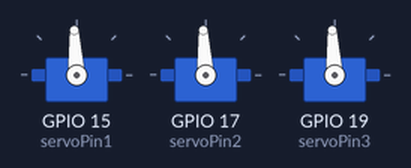
Simulated run of this sketch. Board: ESP32. On the bench: 3 × servo. WiFi joins after 1.5 s; servers stay silent unless stated; what the sketch prints to the serial monitor is not drawn.

Above: at 2.3 s.
Timing chart, 0 to 3.8 s (numbered marks = the images above):
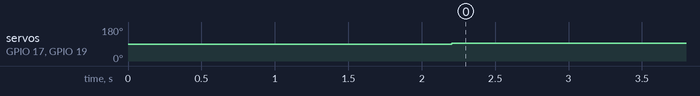

Measured:
- by itself, servo on GPIO 17 (servoPin2), servo on GPIO 19 (servoPin3): 90° → 93° at 2.2 s

The sketch:

main.ino
```cpp
#include <WiFi.h>
#include <ArduinoWebsockets.h>
#include <ESPmDNS.h>
#include <ArduinoJson.h>
#include <Servo.h>

#include "config.h"

static const int servoPin1 = 15;
static const int servoPin2 = 17;
static const int servoPin3 = 19;

Servo servo1;
Servo servo2;
Servo servo3;

const char* websocket_server = "ws://192.168.1.65:8000";

using namespace websockets;
WebsocketsClient client;

void setAngle(int servoId,int angle) {
	if (angle < 0 || angle > 180) {
		Serial.println("Angle out of range. Please enter a value between 0 and 180.");
		return;
	}
	int pulseWidth = map(angle, 0, 180, 500, 2500); // Map angle to pulse width

	switch (servoId) {
		case 1:
			servo1.writeMicroseconds(pulseWidth);
			Serial.print("Moving servo1 to ");
			Serial.println(angle);
			break;
		case 2:
			servo2.writeMicroseconds(pulseWidth);
			Serial.print("Moving servo2 to ");
			Serial.println(angle);
			break;
		case 3:
			servo3.writeMicroseconds(pulseWidth);
			Serial.print("Moving servo3 to ");
			Serial.println(angle);
			break;
	}
}

void sendInitialPositions() {
	JsonDocument doc;

	doc["messageType"] = "positionUpdate";
	doc["identifier"] = "managed";

	JsonArray payload_positions = doc["payload"]["positions"].to<JsonArray>();

	JsonObject payload_positions_0 = payload_positions.add<JsonObject>();
	payload_positions_0["jointId"] = 1;
	payload_positions_0["currentAngle"] = 90;
	setAngle(1, 90);

	JsonObject payload_positions_1 = payload_positions.add<JsonObject>();
	payload_positions_1["jointId"] = 2;
	payload_positions_1["currentAngle"] = 90;
	setAngle(2, 90);

	JsonObject payload_positions_2 = payload_positions.add<JsonObject>();
	payload_positions_2["jointId"] = 3;
	payload_positions_2["currentAngle"] = 90;
	setAngle(3, 90);

	String output;

	doc.shrinkToFit();  // optional

	serializeJson(doc, output);
	client.send(output);
}

void onMessageCallback(WebsocketsMessage message) {
    Serial.print("Got Message: ");
    Serial.println(message.data());

    DynamicJsonDocument doc(1024); // Adjust the size based on the expected message size

    DeserializationError error = deserializeJson(doc, message.data()); // Use message.data() here

    if (error) {
        Serial.print(F("deserializeJson() failed: "));
        Serial.println(error.c_str());
        return;
    }

    // Check if the messageType is 'updatePosition'
    String messageType = doc["messageType"]; // Use String for comparison
    if (messageType == "positionUpdate") {
        // Process each position in the payload
        JsonArray positions = doc["payload"]["positions"].as<JsonArray>();
        for (JsonObject position : positions) {
            int jointId = position["jointId"]; // 1, 2, 3
            int currentAngle = position["currentAngle"]; // 45, 90, 135
            setAngle(jointId, currentAngle);
        }
    }
}

void setup() {
	Serial.begin(115200);

	// SEtup servos
	servo1.attach(servoPin1);
	servo2.attach(servoPin2);
	servo3.attach(servoPin3);

	// Connect to WiFi
	WiFi.begin(ssid, password);
	while(WiFi.status() != WL_CONNECTED) {
		delay(1000);
		Serial.println("Connecting to WiFi...");
	}

	// Initialize mDNS
	if (!MDNS.begin("esp32")) {
		Serial.println("Error setting up MDNS responder!");
		while (1) {
			delay(1000);
		}
	}

	// Connect to WebSocket server
	client.onMessage(onMessageCallback);
	if (client.connect(websocket_server)) {
		Serial.println("Connected to the WebSocket server.");

		// Construct an initial JSON message
		sendInitialPositions();

	} else {
		Serial.println("Connection to WebSocket server failed.");
	}
}

// void getJson() {
// 	// generated by https://arduinojson.org/v7/assistant
// 	// String input;
// 	JsonDocument doc;
//
// 	DeserializationError error = deserializeJson(doc, input);
//
// 	if (error) {
// 		Serial.print("deserializeJson() failed: ");
// 		Serial.println(error.c_str());
// 		return;
// 	}
//
// 	const char* messageType = doc["messageType"]; // "positionUpdate"
// 	const char* identifier = doc["identifier"]; // "12345"
// 	const char* source = doc["source"]; // "GUI"
// 	const char* target = doc["target"]; // "ESP32"
//
// 	for (JsonObject payload_position : doc["payload"]["positions"].as<JsonArray>()) {
//
// 		int payload_position_jointId = payload_position["jointId"]; // 1, 2, 3
// 		int payload_position_currentAngle = payload_position["currentAngle"]; // 45, 90, 135
//
// 	}
//
// }


void loop() {
  client.poll();

}
```

sample-config.h
```cpp
// config.h
// Rename file to config.h before compiling
#ifndef CONFIG_H
#define CONFIG_H

const char* ssid = "YourNetworkName";
const char* password = "YourNetworkPassword";

#endif
```
